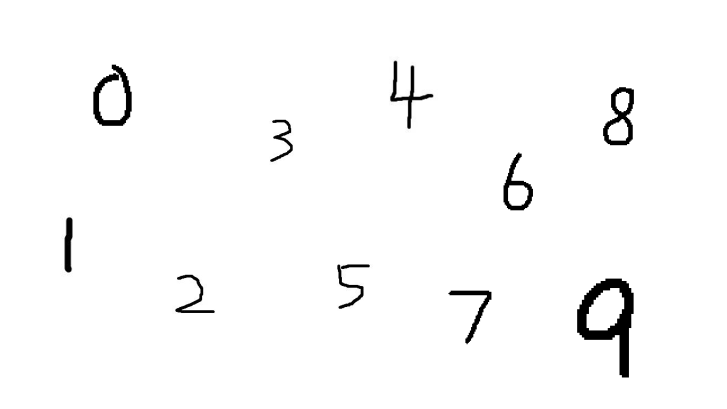
#> input picture test_figs/digit.png, 1453 x 817 px, found by its file name (shown at 1/2 size)
$ python digit_detector.py --input ./digit.png --out_dir ./hls_1/src
#> lines starting #> are read from the running program, lines starting #| are printed output that depends on the picture; after the words box and inside, x2 and y2 are one past the last pixel; in counts of white or black regions, pixels touching at a corner belong together
"""
Improved Multi-Digit Detector

功能：
- 从输入图片中检测多个手写数字区域
- 自动判断白底黑字 / 黑底白字
- 使用 Otsu 自适应阈值进行二值化
- 使用形态学 closing 连接断裂笔画
- 使用 opening 去除小噪声
- 连通域分析提取每个数字
- 合并过近或重叠的候选区域
- 按阅读顺序排序：从上到下，从左到右
- 将每个数字预处理成 MNIST 风格的 28x28 浮点输入
- 输出 pix_region_N.dat
- 输出 digit_regions.csv / digit_regions.json
- 输出预览图 pix_region_N_preview.png
- 输出检测框 debug_detect_overlay.png

用法：
  python multi_digit_detector.py

或：
  python multi_digit_detector.py --input ./digit.png --out_dir ./hls_1/src

如果数字太小，可以试：
  python multi_digit_detector.py --fit_size 24

如果断笔较多，可以试：
  python multi_digit_detector.py --close_radius 2 --merge_gap 10

如果噪声较多，可以试：
  python multi_digit_detector.py --open_radius 1 --min_area 80
"""

import os
import csv
import json
import glob
import argparse
from collections import deque

import numpy as np
from PIL import Image, ImageOps, ImageDraw


# ============================================================
# Default paths
# ============================================================

# DEFAULT_INPUT_IMAGE = "./test_figs/digit.png"
DEFAULT_INPUT_IMAGE = "./test_figs/test_preprocessed.jpg"
DEFAULT_OUT_DIR = "./hls_1/src/digit_detector_out"


# ============================================================
# PIL compatibility
# ============================================================

try:
    RESAMPLE_LANCZOS = Image.Resampling.LANCZOS
    RESAMPLE_NEAREST = Image.Resampling.NEAREST
except AttributeError:
    RESAMPLE_LANCZOS = Image.LANCZOS
    RESAMPLE_NEAREST = Image.NEAREST


# ============================================================
# Utility
# ============================================================

def ensure_dir(path):
    os.makedirs(path, exist_ok=True)


def clean_old_outputs(out_dir):
    """
    清理旧的检测结果，避免新检测数字数量减少时，旧文件残留导致 C/HLS 测试读错。
    """
    patterns = [
        "pix_region_*.dat",
        "pix_region_*_preview.png",
        "digit_regions.json",
        "digit_regions.csv",
        "debug_detect_overlay.png",
        "debug_binary_mask.png",
    ]

    for pat in patterns:
        for f in glob.glob(os.path.join(out_dir, pat)):
            try:
                os.remove(f)
            except OSError:
                pass


def load_grayscale_image(path):
    """
    读取图片并转换为灰度图。
    如果图片带 alpha 通道，先用白色背景合成，避免透明区域变成黑色噪声。
    """
    img = Image.open(path)
    img = ImageOps.exif_transpose(img)

    if img.mode in ("RGBA", "LA"):
        bg = Image.new("RGBA", img.size, (255, 255, 255, 255))
        bg.alpha_composite(img.convert("RGBA"))
        img = bg.convert("L")
    else:
        img = img.convert("L")

    return img


def detect_background_is_light(gray_arr):
    """
    根据图片边缘像素判断背景是亮色还是暗色。
    True  表示白底黑字
    False 表示黑底白字
    """
    h, w = gray_arr.shape

    border_pixels = np.concatenate([
        gray_arr[0, :],
        gray_arr[-1, :],
        gray_arr[:, 0],
        gray_arr[:, -1],
    ])

    border_median = float(np.median(border_pixels))
    return border_median >= 128.0


# ============================================================
# Otsu threshold
# ============================================================

def otsu_threshold_uint8(arr):
    """
    对 uint8 图像计算 Otsu 阈值。
    arr 可以是任意 shape。
    """
    flat = arr.astype(np.uint8).ravel()
    hist = np.bincount(flat, minlength=256).astype(np.float64)

    total = flat.size
    if total == 0:
        return 0

    sum_total = np.dot(np.arange(256), hist)

    weight_bg = 0.0
    sum_bg = 0.0
    max_var = -1.0
    threshold = 0

    for t in range(256):
        weight_bg += hist[t]
        if weight_bg == 0:
            continue

        weight_fg = total - weight_bg
        if weight_fg == 0:
            break

        sum_bg += t * hist[t]

        mean_bg = sum_bg / weight_bg
        mean_fg = (sum_total - sum_bg) / weight_fg

        between_var = weight_bg * weight_fg * (mean_bg - mean_fg) ** 2

        if between_var > max_var:
            max_var = between_var
            threshold = t

    return int(threshold)


# ============================================================
# Binary morphology
# ============================================================

# [62 lines left out: functions binary_dilate, binary_erode, binary_close, binary_open, not called in this run]


# ============================================================
# Connected components
# ============================================================

def find_connected_components(mask):
    """
    连通域检测。
    mask: bool ndarray, True 表示 ink。
    使用 8 连通。
    返回：
      [
        {
          "bbox": [x0, y0, x1, y1],  # x1/y1 inclusive
          "width": ...,
          "height": ...,
          "area": ...,
          "cx": ...,
          "cy": ...
        },
        ...
      ]
    """
    h, w = mask.shape
    visited = np.zeros((h, w), dtype=bool)
    components = []

    ys, xs = np.nonzero(mask)

    for start_y, start_x in zip(ys, xs):
        if visited[start_y, start_x]:
            continue

        q = deque()
        q.append((start_x, start_y))
        visited[start_y, start_x] = True

        area = 0
        min_x = max_x = start_x
        min_y = max_y = start_y

        while q:
            x, y = q.popleft()

            area += 1

            if x < min_x:
                min_x = x
            if x > max_x:
                max_x = x
            if y < min_y:
                min_y = y
            if y > max_y:
                max_y = y

            for dy in (-1, 0, 1):
                for dx in (-1, 0, 1):
                    if dx == 0 and dy == 0:
                        continue

                    nx = x + dx
                    ny = y + dy

                    if nx < 0 or nx >= w or ny < 0 or ny >= h:
                        continue

                    if visited[ny, nx]:
                        continue

                    if not mask[ny, nx]:
                        continue

                    visited[ny, nx] = True
                    q.append((nx, ny))

        bw = max_x - min_x + 1
        bh = max_y - min_y + 1

        components.append({
            "bbox": [int(min_x), int(min_y), int(max_x), int(max_y)],
            "width": int(bw),
            "height": int(bh),
            "area": int(area),
            "cx": int(round((min_x + max_x) / 2)),
            "cy": int(round((min_y + max_y) / 2)),
        })

    return components


def filter_components(components, image_w, image_h, args):
    """
    过滤掉过小、过大、过扁、过细、贴边噪声等候选区域。
    """
    filtered = []

    if args.min_area is None:
        min_area = max(20, int(image_w * image_h * 0.00003))
    else:
        min_area = args.min_area

    max_area = int(image_w * image_h * args.max_area_ratio)

    for c in components:
        x0, y0, x1, y1 = c["bbox"]
        bw = c["width"]
        bh = c["height"]
        area = c["area"]

        if area < min_area:
            continue

        if area > max_area:
            continue

        if bw < args.min_width or bh < args.min_height:
            continue

        if bw > image_w * args.max_width_ratio:
            continue

        if bh > image_h * args.max_height_ratio:
            continue

        aspect = max(bw, bh) / max(min(bw, bh), 1)
        if aspect > args.max_aspect:
            continue

        # 过滤紧贴图片边缘的横线、边框等
        if args.skip_edge > 0:
            if x0 < args.skip_edge or y0 < args.skip_edge:
                continue
            if x1 > image_w - 1 - args.skip_edge:
                continue
            if y1 > image_h - 1 - args.skip_edge:
                continue

        filtered.append(c)

    return filtered


# ============================================================
# Merge bboxes
# ============================================================

def bboxes_overlap_or_close(a, b, gap):
    """
    判断两个 bbox 是否重叠或距离足够近。
    bbox 格式：[x0, y0, x1, y1]，x1/y1 inclusive。
    """
    ax0, ay0, ax1, ay1 = a
    bx0, by0, bx1, by1 = b

    ax0 -= gap
    ay0 -= gap
    ax1 += gap
    ay1 += gap

    bx0 -= gap
    by0 -= gap
    bx1 += gap
    by1 += gap

    if ax1 < bx0:
        return False
    if bx1 < ax0:
        return False
    if ay1 < by0:
        return False
    if by1 < ay0:
        return False

    return True


def merge_components(components, merge_gap=6):
    """
    合并重叠或相近的候选区域。
    主要用于同一个数字因为断笔被拆成多个连通域的情况。
    """
    n = len(components)
    if n <= 1:
        return components

    parent = list(range(n))

    def find(x):
        while parent[x] != x:
            parent[x] = parent[parent[x]]
            x = parent[x]
        return x

    def union(a, b):
        ra = find(a)
        rb = find(b)
        if ra != rb:
            parent[rb] = ra

    for i in range(n):
        for j in range(i + 1, n):
            if bboxes_overlap_or_close(
                components[i]["bbox"],
                components[j]["bbox"],
                merge_gap,
            ):
                union(i, j)

    groups = {}

    for i in range(n):
        r = find(i)
        groups.setdefault(r, []).append(components[i])

    merged = []

    for group in groups.values():
        x0 = min(g["bbox"][0] for g in group)
        y0 = min(g["bbox"][1] for g in group)
        x1 = max(g["bbox"][2] for g in group)
        y1 = max(g["bbox"][3] for g in group)

        area = sum(g["area"] for g in group)
        bw = x1 - x0 + 1
        bh = y1 - y0 + 1

        merged.append({
            "bbox": [int(x0), int(y0), int(x1), int(y1)],
            "width": int(bw),
            "height": int(bh),
            "area": int(area),
            "cx": int(round((x0 + x1) / 2)),
            "cy": int(round((y0 + y1) / 2)),
        })

    return merged


# ============================================================
# Sorting
# ============================================================

def sort_regions_reading_order(regions):
    """
    按阅读顺序排序：
    - 先按行从上到下
    - 每行从左到右

    行间距自适应，基于候选数字高度估计。
    """
    if not regions:
        return []

    heights = [r["height"] for r in regions]
    median_h = float(np.median(heights))
    row_threshold = max(20.0, median_h * 0.65)

    regions_sorted_y = sorted(regions, key=lambda r: r["cy"])

    rows = []

    for r in regions_sorted_y:
        placed = False

        for row in rows:
            row_cy = np.mean([x["cy"] for x in row])
            if abs(r["cy"] - row_cy) <= row_threshold:
                row.append(r)
                placed = True
                break

        if not placed:
            rows.append([r])

    rows.sort(key=lambda row: np.mean([r["cy"] for r in row]))

    ordered = []
    for row in rows:
        row.sort(key=lambda r: r["cx"])
        ordered.extend(row)

    return ordered


# ============================================================
# Image shifting
# ============================================================

def shift_image_zero_fill(arr, shift_y, shift_x):
    """
    平移二维数组，空出来的区域补 0，不循环。
    """
    h, w = arr.shape
    out = np.zeros_like(arr)

    src_y0 = max(0, -shift_y)
    src_y1 = min(h, h - shift_y)

    dst_y0 = max(0, shift_y)
    dst_y1 = min(h, h + shift_y)

    src_x0 = max(0, -shift_x)
    src_x1 = min(w, w - shift_x)

    dst_x0 = max(0, shift_x)
    dst_x1 = min(w, w + shift_x)

    if src_y1 > src_y0 and src_x1 > src_x0:
        out[dst_y0:dst_y1, dst_x0:dst_x1] = arr[src_y0:src_y1, src_x0:src_x1]

    return out


# ============================================================
# MNIST-style preprocessing
# ============================================================

def preprocess_digit_to_mnist(gray_arr, region, background_is_light, args):
    """
    将检测出的数字区域转成 28x28 MNIST 风格浮点数组。

    输出 normalized：
      paper = 0.0
      ink   = 1.0
    """
    h, w = gray_arr.shape

    x0, y0, x1, y1 = region["bbox"]

    digit_w = x1 - x0 + 1
    digit_h = y1 - y0 + 1
    larger = max(digit_w, digit_h)

    pad = int(round(larger * args.pad_ratio))

    crop_x0 = max(0, x0 - pad)
    crop_y0 = max(0, y0 - pad)
    crop_x1 = min(w, x1 + 1 + pad)
    crop_y1 = min(h, y1 + 1 + pad)

    crop_gray = gray_arr[crop_y0:crop_y1, crop_x0:crop_x1].astype(np.float32)

    # 转为 ink 强度，paper=0, ink=1
    if background_is_light:
        ink = 1.0 - crop_gray / 255.0
    else:
        ink = crop_gray / 255.0

    ink = np.clip(ink, 0.0, 1.0)

    # 对 ROI 做对比度拉伸，增强浅色笔迹
    hi = float(np.percentile(ink, args.contrast_high_percentile))
    lo = float(np.percentile(ink, args.contrast_low_percentile))

    if hi > lo + 1e-6:
        ink = (ink - lo) / (hi - lo)
        ink = np.clip(ink, 0.0, 1.0)

    # 抑制非常弱的背景噪声
    if args.suppress_background > 0:
        ink[ink < args.suppress_background] = 0.0

    ch, cw = ink.shape

    if cw <= 0 or ch <= 0:
        canvas = np.zeros((28, 28), dtype=np.float32)
        return canvas.flatten().tolist(), [crop_x0, crop_y0, crop_x1, crop_y1]

    # 将 crop 按比例缩放，使最大边为 fit_size
    fit_size = int(args.fit_size)
    fit_size = max(1, min(28, fit_size))

    scale = fit_size / float(max(cw, ch))
    new_w = max(1, int(round(cw * scale)))
    new_h = max(1, int(round(ch * scale)))

    ink_img = Image.fromarray(np.uint8(np.clip(ink * 255.0, 0, 255)), mode="L")
    ink_resized = ink_img.resize((new_w, new_h), RESAMPLE_LANCZOS)

    resized = np.asarray(ink_resized).astype(np.float32) / 255.0
    resized = np.clip(resized, 0.0, 1.0)

    # 先居中放入 28x28
    canvas = np.zeros((28, 28), dtype=np.float32)

    paste_x = (28 - new_w) // 2
    paste_y = (28 - new_h) // 2

    canvas[paste_y:paste_y + new_h, paste_x:paste_x + new_w] = resized

    # 根据质心再居中，更接近 MNIST
    mass = float(canvas.sum())

    if mass > 1e-6 and args.center_by_mass:
        yy, xx = np.indices(canvas.shape)
        cx = float((canvas * xx).sum() / mass)
        cy = float((canvas * yy).sum() / mass)

        target = 13.5

        shift_x = int(round(target - cx))
        shift_y = int(round(target - cy))

        # 限制最大平移，避免极端情况下把数字移出画布
        shift_x = max(-args.max_center_shift, min(args.max_center_shift, shift_x))
        shift_y = max(-args.max_center_shift, min(args.max_center_shift, shift_y))

        canvas = shift_image_zero_fill(canvas, shift_y, shift_x)

    canvas = np.clip(canvas, 0.0, 1.0)

    return canvas.flatten().tolist(), [crop_x0, crop_y0, crop_x1, crop_y1]


# ============================================================
# Save outputs
# ============================================================

def save_dat_file(path, values):
    """
    保存 784 个 float。
    """
    with open(path, "w", newline="") as f:
        for i, v in enumerate(values):
            f.write(f"{float(v):.6f}")
            if i < len(values) - 1:
                f.write(",")


def save_preview(path, values, scale=5):
    """
    保存预览图。
    values:
      paper = 0
      ink   = 1

    预览图：
      paper = white
      ink   = black
    """
    arr = np.asarray(values, dtype=np.float32).reshape(28, 28)
    img_arr = np.uint8(np.clip((1.0 - arr) * 255.0, 0, 255))
    img = Image.fromarray(img_arr, mode="L")
    img = img.resize((28 * scale, 28 * scale), RESAMPLE_NEAREST)
    img.save(path)


def save_binary_mask(path, mask):
    """
    保存二值 mask，用于调试。
    ink=True 显示为黑色，背景显示为白色。
    """
    arr = np.where(mask, 0, 255).astype(np.uint8)
    Image.fromarray(arr, mode="L").save(path)


def save_overlay(path, original_img, regions):
    """
    保存检测框 overlay。
    """
    overlay = original_img.convert("RGB")
    draw = ImageDraw.Draw(overlay)

    for i, r in enumerate(regions):
        x0, y0, x1, y1 = r["bbox"]
        draw.rectangle([x0, y0, x1, y1], outline=(255, 0, 0), width=3)
        draw.text((x0, max(0, y0 - 14)), str(i), fill=(255, 0, 0))

    overlay.save(path)


# ============================================================
# Main detection pipeline
# ============================================================

def detect_digits(img, args, out_dir):
    gray_arr = np.asarray(img).astype(np.uint8)
    h, w = gray_arr.shape

    background_is_light = detect_background_is_light(gray_arr)

    if background_is_light:
        ink_score = 255 - gray_arr
    else:
        ink_score = gray_arr.copy()

    # Otsu 阈值
    otsu_t = otsu_threshold_uint8(ink_score)

    if args.threshold is not None:
        threshold = int(args.threshold)
    else:
        threshold = int(max(args.threshold_min, otsu_t * args.otsu_scale))

    threshold = max(0, min(255, threshold))

    raw_mask = ink_score >= threshold

    # 形态学处理
    mask = raw_mask.copy()

    if args.close_radius > 0:
        mask = binary_close(mask, args.close_radius)

    if args.open_radius > 0:
        mask = binary_open(mask, args.open_radius)

    # 保存二值图调试
    save_binary_mask(os.path.join(out_dir, "debug_binary_mask.png"), mask)

    components = find_connected_components(mask)

    print(f"Image: {w}x{h}")
    print(f"Background: {'light' if background_is_light else 'dark'}")
    print(f"Otsu threshold on ink_score: {otsu_t}")
    print(f"Used threshold: {threshold}")
    print(f"Raw connected components: {len(components)}")

    filtered = filter_components(components, w, h, args)
    print(f"After filtering: {len(filtered)}")

    merged = merge_components(filtered, merge_gap=args.merge_gap)
    print(f"After merging: {len(merged)}")

    # 合并后再过滤一次，防止合并出异常大区域
    merged = filter_components(merged, w, h, args)
    print(f"After post-filtering: {len(merged)}")

    # 最多保留 N 个
    if args.max_digits > 0 and len(merged) > args.max_digits:
        merged.sort(key=lambda r: r["area"], reverse=True)
        merged = merged[:args.max_digits]
        print(f"Selected top {args.max_digits} by area")

    regions = sort_regions_reading_order(merged)

    return regions, mask, background_is_light


def main():
    parser = argparse.ArgumentParser(
        description="Improved multi-digit detector for HLS MNIST inference"
    )

    parser.add_argument("--input", type=str, default=DEFAULT_INPUT_IMAGE)
    parser.add_argument("--out_dir", type=str, default=DEFAULT_OUT_DIR)

    # Threshold
    parser.add_argument("--threshold", type=int, default=None,
                        help="Manual ink threshold. If not set, use Otsu.")
    parser.add_argument("--threshold_min", type=int, default=25,
                        help="Minimum threshold for ink_score.")
    parser.add_argument("--otsu_scale", type=float, default=0.9,
                        help="Use threshold = max(threshold_min, otsu * otsu_scale).")

    # Morphology
    parser.add_argument("--close_radius", type=int, default=0,
                        help="Morphological closing radius. Larger connects broken strokes.")
    parser.add_argument("--open_radius", type=int, default=0,
                        help="Morphological opening radius. Larger removes noise but may damage thin strokes.")

    # Component filtering
    parser.add_argument("--min_area", type=int, default=None)
    parser.add_argument("--min_width", type=int, default=4)
    parser.add_argument("--min_height", type=int, default=4)
    parser.add_argument("--max_area_ratio", type=float, default=0.50)
    parser.add_argument("--max_width_ratio", type=float, default=0.95)
    parser.add_argument("--max_height_ratio", type=float, default=0.95)
    parser.add_argument("--max_aspect", type=float, default=12.0)
    parser.add_argument("--skip_edge", type=int, default=0)

    # Merge and count
    parser.add_argument("--merge_gap", type=int, default=6)
    parser.add_argument("--max_digits", type=int, default=20)

    # MNIST preprocessing
    parser.add_argument("--pad_ratio", type=float, default=0.08)
    parser.add_argument("--fit_size", type=int, default=18,
                        help="Resize digit max side to this size before centering into 28x28. MNIST-like default is 20.")
    parser.add_argument("--center_by_mass", action="store_true", default=True)
    parser.add_argument("--no_center_by_mass", dest="center_by_mass", action="store_false")
    parser.add_argument("--max_center_shift", type=int, default=6)
    parser.add_argument("--contrast_low_percentile", type=float, default=1.0)
    parser.add_argument("--contrast_high_percentile", type=float, default=99.5)
    parser.add_argument("--suppress_background", type=float, default=0.02)

    args = parser.parse_args()

    ensure_dir(args.out_dir)
    clean_old_outputs(args.out_dir)

    regions_json_path = os.path.join(args.out_dir, "digit_regions.json")
    regions_csv_path = os.path.join(args.out_dir, "digit_regions.csv")

    print("=" * 70)
    print("Improved Multi-Digit Detector")
    print("=" * 70)
    print(f"Input:  {args.input}")
    print(f"Output: {args.out_dir}")
    print()

    img = load_grayscale_image(args.input)
#> in load_grayscale_image, img is the input picture: PIL image 1453x817 RGB; min 0, max 255, mean 249.6
    w, h = img.size

    regions, mask, background_is_light = detect_digits(img, args, args.out_dir)
#> in detect_background_is_light, `border_pixels = np.concatenate([ gray_arr[0, :], gray_arr[-1, :], gray..`: border_pixels = 4540 values from 255 to 255
#> in detect_background_is_light, `border_median = float(np.median(border_pixels))`: border_median = 255
#> in detect_digits, `background_is_light = detect_background_is_light(gray_arr)`: background_is_light = True
#> in detect_digits, `ink_score = 255 - gray_arr`:
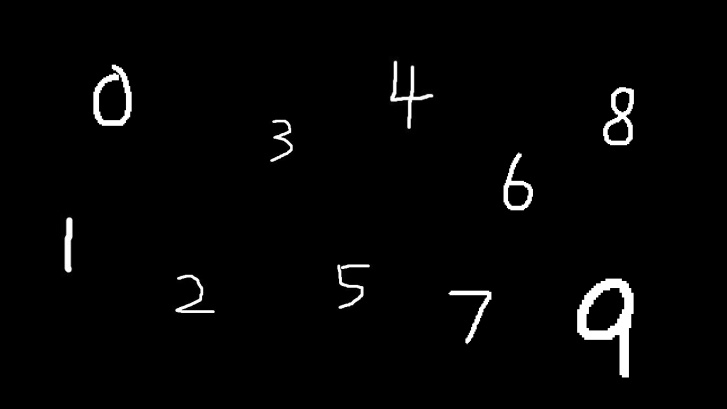
#> ink_score: shape (817, 1453) (shown at 1/2 size); min 0, max 255, mean 5.4
#> in otsu_threshold_uint8, `hist = np.bincount(flat, minlength=256).astype(np.float64)`: hist = 256 values, max 1151992 at index 0, min 4 at index 106, mean 4637.1
#> in otsu_threshold_uint8, `sum_total = np.dot(np.arange(256), hist)`: sum_total = 6401400
#> the loop in otsu_threshold_uint8, `for t in range(256):` made 256 passes
#> (weight_bg, weight_fg, sum_bg, mean_bg, mean_fg, max_var) on passes 1 to 8: (1151992, 35109, 0, 0, 182.3, 1.34e+15), (1154511, 32590, 2519, 0.00218, 196.3, 1.45e+15), (1155772, 31329, 5041, 0.00436, 204.2, 1.51e+15), (1156570, 30531, 7435, 0.00643, 209.4, 1.55e+15), (1157222, 29879, 10043, 0.00868, 213.9, 1.58e+15), (1157661, 29440, 12238, 0.0106, 217, 1.61e+15), (1158013, 29088, 14350, 0.0124, 219.6, 1.62e+15), (1158269, 28832, 16142, 0.0139, 221.5, 1.64e+15)
#> in detect_digits, `raw_mask = ink_score >= threshold`:
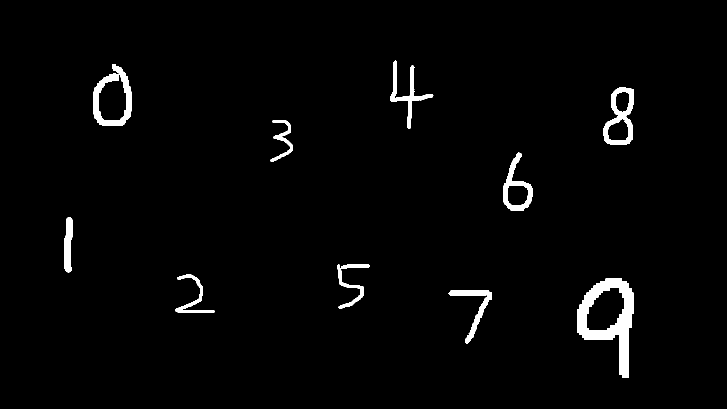
#> raw_mask: shape (817, 1453) bool (shown at 1/2 size); 2.2% white; 11 white regions, largest, box (x1, y1, x2, y2) and area: (1154, 557, 1267, 755) 8351, (187, 129, 263, 252) 3417, (1206, 174, 1268, 290) 2884
#> (the rest of the program and of its run is left out)
